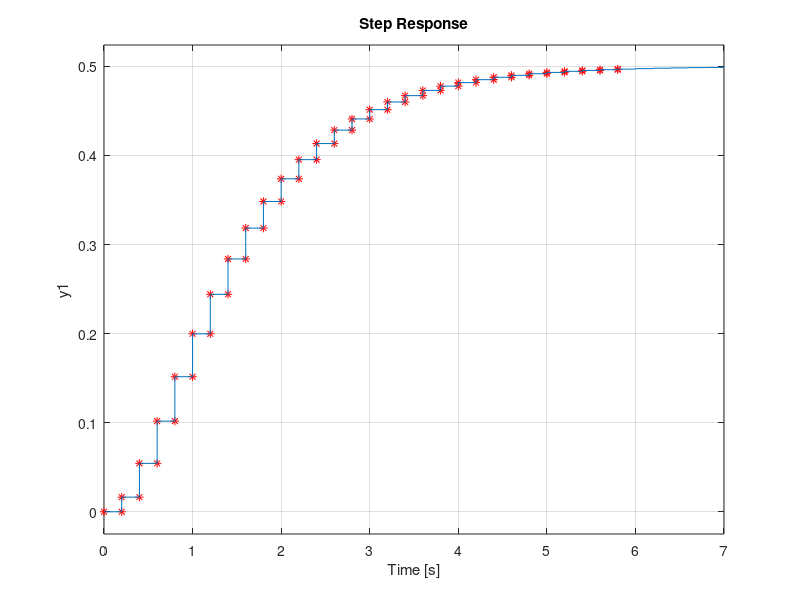

Write the MATLAB code that produced this figure.
% perioada de esantionare
Te=0.2;
% functia de transfer cu zoh
Hd=c2d(tf(1,[1 3 2]),Te,'zoh');
% extragere numarator si numitor
[num,den]=tfdata(Hd,'v');
% extragerea parametrilor pentru implementare
a2=den(3); a1=den(2);
b2=num(3); b1=num(2);
% conditii initiale
y(1)=0;
y(2)=b1;
% numar de esantioane
n=30;
% semnalul de intrare
u=ones(1,n);
% implementarea sistemului numeric
for k=3:n
    y(k)=b2*u(k-2)+b1*u(k-1)-a2*y(k-2)-a1*y(k-1);
end
% timp de simulare
te=0:Te:(n-1)*Te;
% comparatie intre ce s-a calculat si ce returneaza MATLAB
stairs(te,y,'r*');hold;step(Hd)